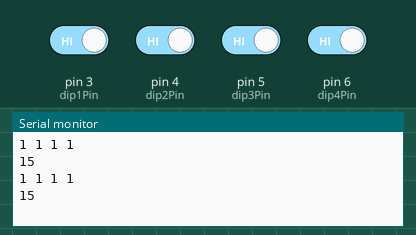
Recording of a sketch running on a simulated Arduino Uno, built with avr-gcc and run on an emulated ATmega328P. Shown: the last lines printed to the serial monitor. The inputs (shaded band) are chosen by the test bench; at power-on: pin 3 (dip1Pin), pin 4 (dip2Pin), pin 5 (dip3Pin), pin 6 (dip4Pin) HIGH.

Above: at 1.8 s.
1.9 s: pin 3 (dip1Pin) driven LOW
At 2.8 s:
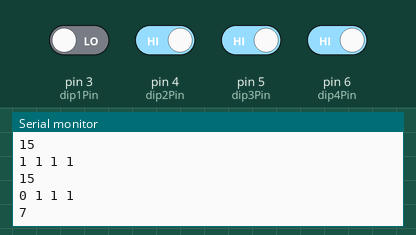
3.4 s: pin 4 (dip2Pin) driven LOW
At 4.6 s:
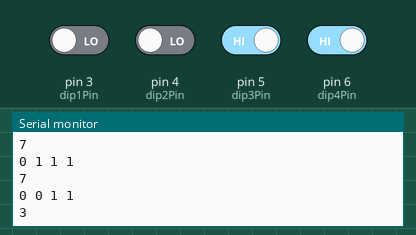
4.9 s: pin 5 (dip3Pin) driven LOW
At 5.4 s:
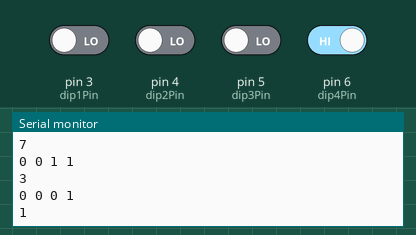
6.4 s: pin 6 (dip4Pin) driven LOW
At 7.7 s:
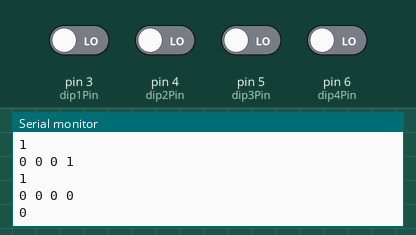
7.9 s: pin 3 (dip1Pin) driven HIGH
At 8.8 s:
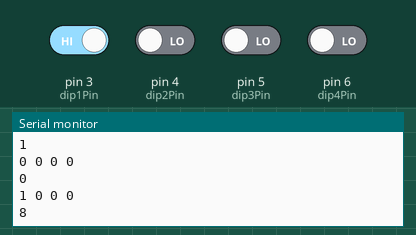
9.4 s: pin 4 (dip2Pin) driven HIGH
At 10.5 s:
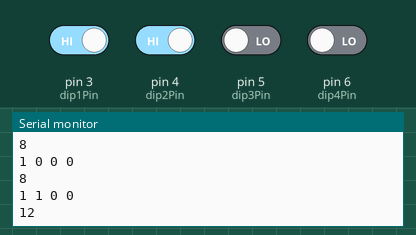
Timing chart, 0 to 11.9 s (numbered marks = the images above; inputs shaded):
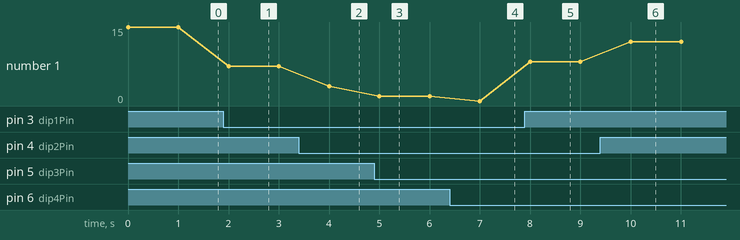

The sketch:

DipSwitch.ino
```cpp
int dip1Pin = 3; // D3
int dip2Pin = 4; // D4
int dip3Pin = 5; // D5
int dip4Pin = 6; // D6

int readDIP()
{
  char buffer[50];
  int j =  digitalRead(dip4Pin) + (digitalRead(dip3Pin)<<1)+ (digitalRead(dip2Pin)<<2)+ (digitalRead(dip1Pin)<<3);
  sprintf(buffer,"%d %d %d %d",digitalRead(dip1Pin),digitalRead(dip2Pin),digitalRead(dip3Pin),digitalRead(dip4Pin));
  Serial.println(buffer);
  return j;
}

void setup()
{
Serial.begin(115200);
 // define all pins and turn on pullu[
  pinMode(dip1Pin,INPUT);
  digitalWrite(dip1Pin,HIGH);
  pinMode(dip2Pin,INPUT);
  digitalWrite(dip2Pin,HIGH);
  pinMode(dip3Pin,INPUT);
  digitalWrite(dip3Pin,HIGH);
  pinMode(dip4Pin,INPUT);
  digitalWrite(dip4Pin,HIGH);
}

void loop()
{
  int j = readDIP();
   Serial.println(j);
  delay(1000);
}
```

Measured:
- after the input at 1.9 s, the serial monitor: prints a new line after 0.10 s (image 1)
- after the input at 3.4 s, the serial monitor: prints a new line after 0.60 s (image 2)
- after the input at 4.9 s, the serial monitor: prints a new line after 0.10 s (image 3)
- after the input at 6.4 s, the serial monitor: prints a new line after 0.60 s (image 4)
- after the input at 7.9 s, the serial monitor: prints a new line after 0.10 s (image 5)
- after the input at 9.4 s, the serial monitor: prints a new line after 0.60 s (image 6)
- plotted number 1: 15 → 7 after the input at 1.9 s, 7 → 3 after the input at 3.4 s, 0 → 8 after the input at 7.9 s, 8 → 12 after the input at 9.4 s
